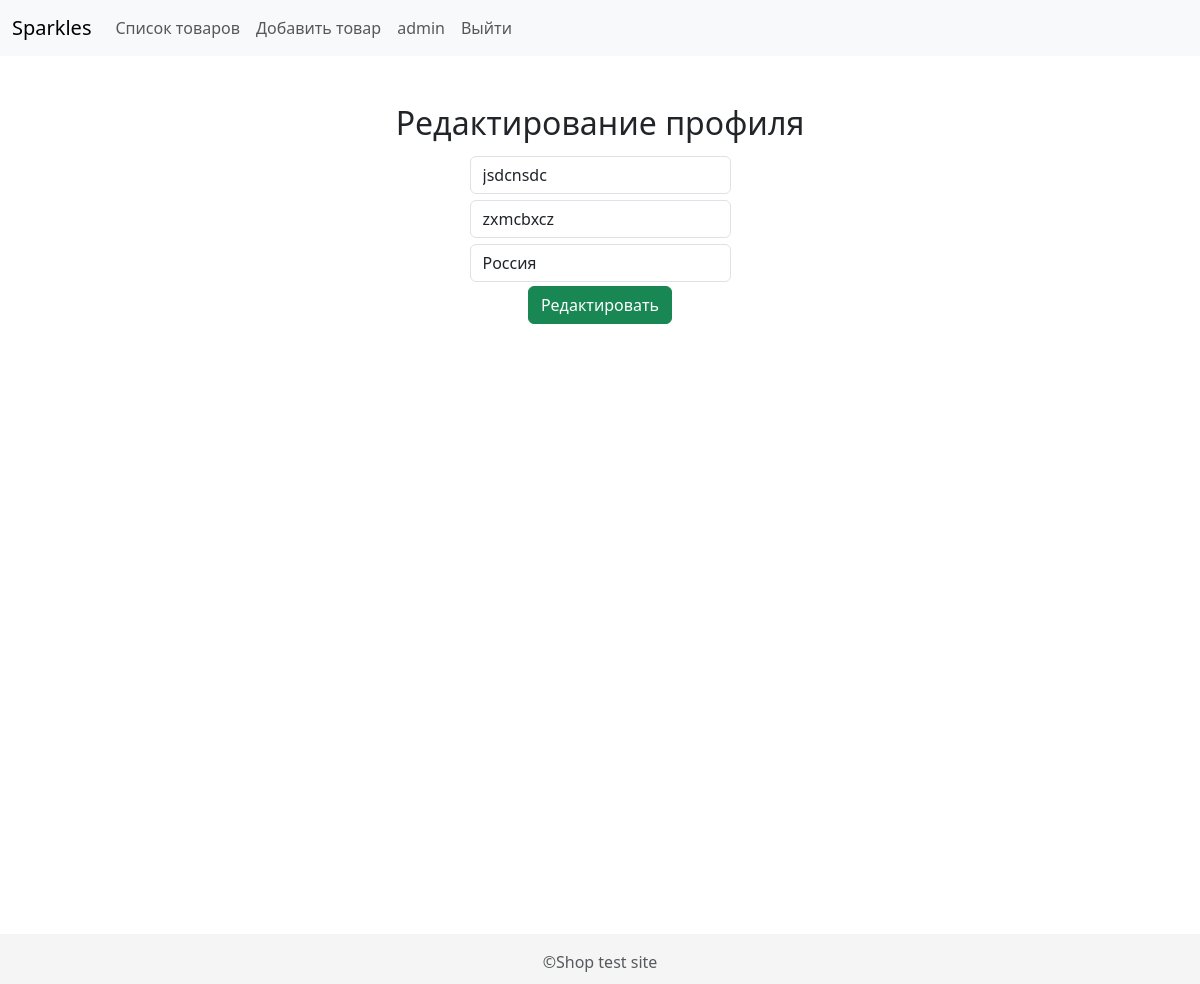
/users/update/dan (signed in), run on the app's committed database.
### users/models.py (models this page shows, shortened)
class User(AbstractUser):
    country = models.CharField(blank=True, max_length=100, verbose_name='Страна',  choices=COUNTRY_CHOICES)
    class Meta:
        verbose_name = 'Пользователь'
        verbose_name_plural = 'Пользователи'
    def __str__(self):
        return self.username

### users/views.py (the view, shortened to what this page needs)
# urls.py: path('update/<slug:username>', ProfileUpdateView.as_view(), name='update'),
class ProfileUpdateView(UpdateView):
    model = User
    template_name = 'users/update.html'
    form_class = forms.CustomUpdateForm
    slug_field = 'username'
    slug_url_kwarg = 'username'

### users/forms.py
class CustomUpdateForm(forms.ModelForm, CustomBaseForm):
    class Meta:
        model = User
        fields = ['first_name', 'last_name', 'country']
        labels = {
            'first_name': 'Новое имя',
            'last_name': 'Новая фамилия',
            'country': 'Новая страна',
        }

### users/templates/users/update.html (shortened to what this page needs)
{% extends 'base.html' %}
{% block content %}
<div class="row">
    <h2 align="center">Редактирование профиля</h2>
    <div class="col-md-3 mx-auto text-center">
        <form method="post">
            {% for field in form %}
                {{ field }}
            {% endfor %}
            <button type="submit" class="btn btn-success">Редактировать</button>
        </form>
    </div>
</div>
{% endblock %}

### users/templates/nav.html
<nav class="navbar navbar-expand-lg bg-body-tertiary">
  <div class="container-fluid">
    <a class="navbar-brand" href="#">
        Sparkles
    </a>
    <div class="collapse navbar-collapse" id="navbarSupportedContent">
      <ul class="navbar-nav me-auto mb-2 mb-lg-0">
        {% for link in nav_links %}
        <li class="nav-item">
          <a class="nav-link {% if link.is_active %}active {% endif %}" href="{% if link.url == 'users:profile' %} {% url link.url request.user.username %} {% else %} {% url link.url %} {% endif %}">
              {{ link.label }}
          </a>
        </li>
        {% endfor %}
      </ul>
    </div>
  </div>
</nav>

### users/static/users/css/style.css (style rules this page uses)
html, body { height: 100%; }
.cform { margin-top: 6px; margin-bottom: 4px; }

### data on the page
User: label "admin"
User: form "jsdcnsdc" "zxmcbxcz" "Россия"

### other printed values
{{ link.label }} "Список товаров" "Добавить товар" "Выйти"
